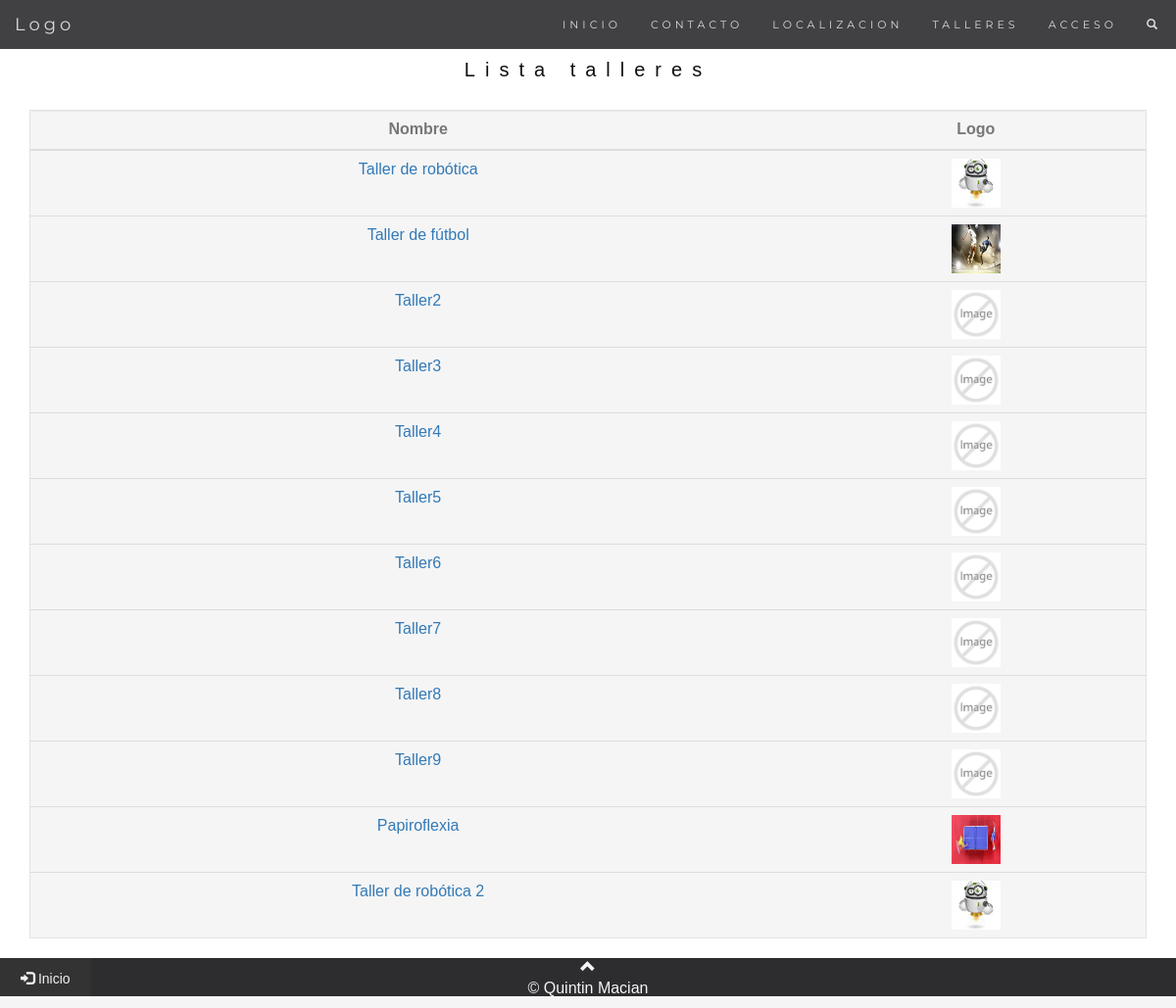
Page /listar/ on the earlier database version.
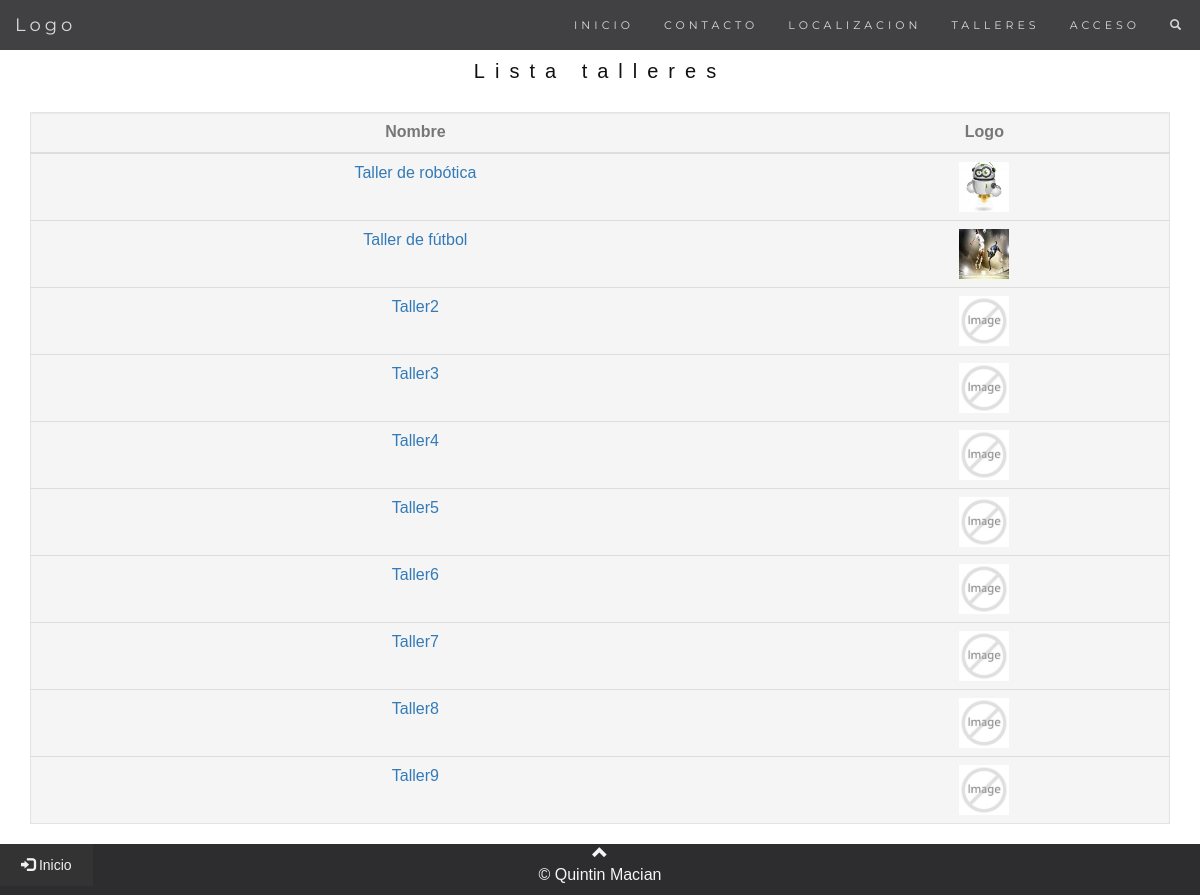
Same page on the later database version.
### talleres/models.py (models this page shows, shortened)
class Taller(models.Model):
    Numero = models.AutoField(primary_key=True)
    NombreTaller = models.CharField(max_length=50)
    Descripcion = models.CharField(max_length=150)
    NumDepartamento = models.ForeignKey(Departamento, on_delete=models.CASCADE)
    NIVEL = ((1,'ESO'), (2, 'BACHILLER'), (3,'CFGM'), (4,'CFGS'), (5,'PQPI'))
    nivel = models.PositiveSmallIntegerField(choices=NIVEL, null=True)
    curso = models.IntegerField()
    MaxAlumnos = models.IntegerField()
    duracion = models.IntegerField()
    jornada = models.IntegerField()
    excede = models.IntegerField(null=True)
    foto = models.ImageField(blank=True, null=True, upload_to = 'media/', default='/media/default.jpg')
    ESTADO = ((1, 'abierto'),(2, 'cerrado'))
    estado = models.PositiveSmallIntegerField(choices=ESTADO, null=True)
    idAlumnoTaller = models.ManyToManyField(Alumno, through='AlumnoTaller')
    idProfesorTaller = models.ManyToManyField(Profesor, through='ProfesorTaller')

### talleres/views.py (the view, shortened to what this page needs)
# urls.py: path('listar/', views.listataller, name='listataller'),
def listataller(request):
    if isProfesor(request.user):
        taller_list = getTalleresCreatedByProfID(request.user)
        print(taller_list)
        return render(request, 'talleres/listaTaller.html',
        {
            "logeado": True,
            "talleres_list" : taller_list,
            "edicion" : True
        })
    else:
        taller_list = Taller.objects.order_by('-curso')
        if request.user.is_anonymous:
            return render(request, 'talleres/listaTaller.html',
            {
                "talleres_list" : taller_list
            })

### talleres/views.py (called while the page is built)
def isProfesor(dniP):
    profesor=Profesor.objects.filter(dniP=dniP)
    return len(profesor) != 0

### talleres/templates/talleres/listaTaller.html (shortened to what this page needs)
{% extends "base.html" %}
  {% block content %}
  <div id="hueco" style="height: 50px;">  </div>
    <div id="lista" class="container text-center">
      <h3> Lista talleres </h3>
        <table class="well table text-center">
      <thead>
        <tr>
          <th class="text-center align-middle" scope="col">Nombre</th>
          <th class="text-center align-middle" scope="col">Logo</th>
        </tr>
      </thead>
        {% for taller in talleres_list %}
        {% if edicion %}
        <tr>
          <td class="text-center align-middle" scope="col"><a href="/taller/mostrar/{{ taller.Numero }}"> {{ taller.NombreTaller }}</a></td>
          <td scope="col"><img src='../media/{{ taller.foto }}' width="50px" height="50px"></td>
         <td scope="col"> <a href="/taller/update/{{ taller.Numero }}" class="glyphicon glyphicon-edit"></a></td>
          <td scope="col"><a href="/taller/delete/{{ taller.Numero }}" class="glyphicon glyphicon-remove"></a></td>
        </tr>
        {% else %}
        <tr>
        <td scope="col"><a href="/taller/mostrar/{{ taller.Numero }}"> {{ taller.NombreTaller }}</a> </td>
        <td scope="col"><img src='../media/{{ taller.foto }}' width="50px" height="50px"></td>
        </tr>
        {% endif %}
        {% endfor %}
        </table>
    </div>
    {% endblock content %}

Differences in the rows shown:
removed Taller: NombreTaller "Papiroflexia", foto (picture)
removed Taller: NombreTaller "Taller de robótica 2", foto (picture)
